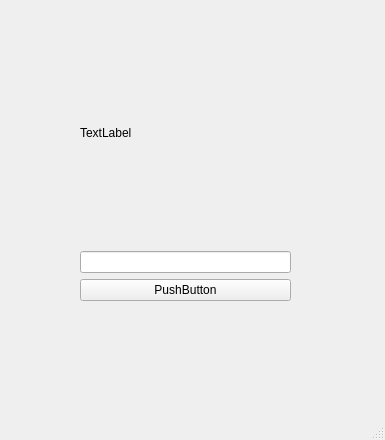
<?xml version="1.0" encoding="UTF-8"?>
<ui version="4.0">
 <class>MainWindow</class>
 <widget class="QMainWindow" name="MainWindow">
  <property name="geometry">
   <rect>
    <x>0</x>
    <y>0</y>
    <width>385</width>
    <height>440</height>
   </rect>
  </property>
  <property name="windowTitle">
   <string>MainWindow</string>
  </property>
  <widget class="QWidget" name="centralwidget">
   <widget class="QWidget" name="verticalLayoutWidget">
    <property name="geometry">
     <rect>
      <x>80</x>
      <y>20</y>
      <width>211</width>
      <height>281</height>
     </rect>
    </property>
    <layout class="QVBoxLayout" name="verticalLayout">
     <item>
      <widget class="QLabel" name="label">
       <property name="frameShape">
        <enum>QFrame::NoFrame</enum>
       </property>
       <property name="lineWidth">
        <number>1</number>
       </property>
       <property name="midLineWidth">
        <number>0</number>
       </property>
       <property name="text">
        <string>TextLabel</string>
       </property>
      </widget>
     </item>
     <item>
      <widget class="QLineEdit" name="lineEdit"/>
     </item>
     <item>
      <widget class="QPushButton" name="pushButton">
       <property name="text">
        <string>PushButton</string>
       </property>
      </widget>
     </item>
    </layout>
   </widget>
  </widget>
  <widget class="QMenuBar" name="menubar">
   <property name="geometry">
    <rect>
     <x>0</x>
     <y>0</y>
     <width>385</width>
     <height>22</height>
    </rect>
   </property>
  </widget>
  <widget class="QStatusBar" name="statusbar"/>
 </widget>
 <resources/>
 <connections/>
</ui>
